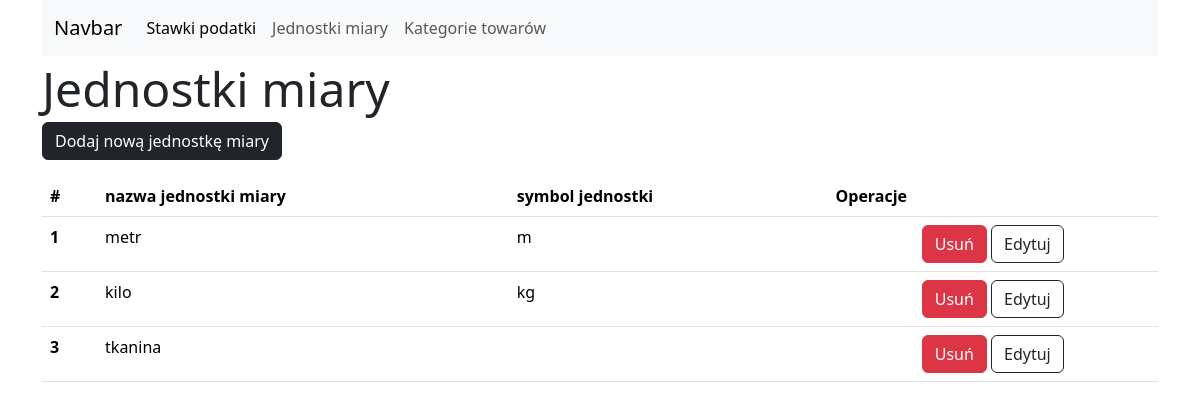
The app's page /units/list, older data.
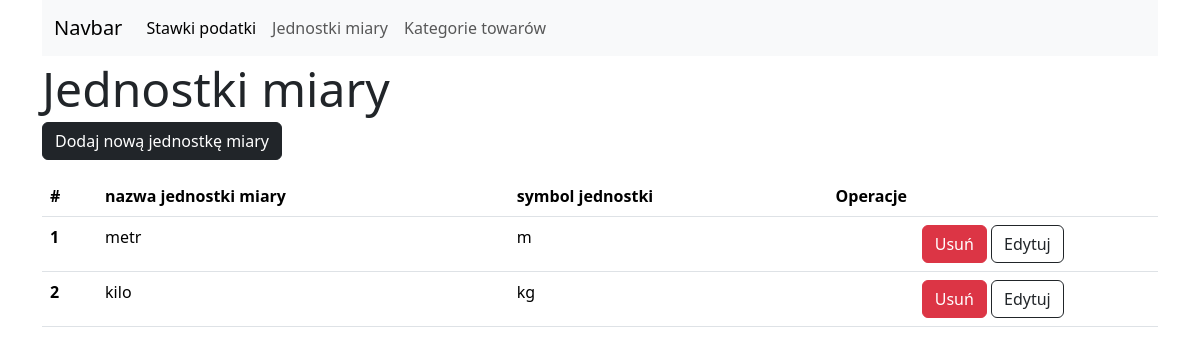
The same page, newer data.
### tables this page shows
CREATE TABLE measurement_units (
	id INTEGER NOT NULL, 
	name VARCHAR(35) NOT NULL, 
	unit_symbol VARCHAR(3) NOT NULL, 
	PRIMARY KEY (id)
);

### blueprints/units_bp.py (the view)
@units_blueprint.route('/units/list')
def list_tax_rates():
    request_params = request.args.to_dict()
    if request_params and request_params.get('mode') == 'remove':
        id_elem = request_params.get('id_elem')
        if id_elem:
            db.remove_unit(int(id_elem))
            return redirect('/units/list')
    list_data = db.show_all_units()
    return render_template('simple_forms/units.html', list_data=list_data, settings=settings, page_state='list')

### db_cms/db_cms_core.py (called while the page is built)
    def __show_all_elements(self, table):
        selected = select([table])
        with self.__engine__.connect() as conn:
            return conn.execute(selected).all()

    def show_all_units(self):
        return self.__show_all_elements(self.measurement_units)

### templates/simple_forms/units.html (shortened to what this page needs)
{% extends "simple_forms/base.html" %}
{% from 'bootstrap5/form.html' import render_field %}
{% block element_list %}
   {% if page_state == 'list': %}
        <a href="/units/new" class="btn btn-dark">{{settings['button_name']}}</a>
    {% endif %}
    {% if list_data: %}
        <table class="table my-3">
            <thead>
            <tr>
                <th scope="col">#</th>
                {% for column_title in settings['table_headers']: %}
                <th scope="col">{{column_title}}</th>
                {% endfor%}
                <th scope="col">Operacje</th>
            </tr>
            </thead>
            <tbody>
            {% for row in list_data: %}
            <tr>
                <th scope="row">{{loop.index}}</th>
                <td>{{row['name']}}</td>
                <td>{{row['unit_symbol']}}</td>
                <td class="text-center">
                    <button class="btn btn-danger remove-button" data-bs-toggle="modal" data-bs-target="#deleteElementModal"
                            data-id="{{row['id']}}"  data-name="{{row['name']}}">Usuń
                    </button>
                    <a class="btn border-1 border-dark" href="{{'/units/edit/' ~ row['id']}}">Edytuj</a>
                </td>
            </tr>
            {% endfor %}
            </tbody>
        </table>
    {% endif %}
{% endblock %}

Row changes from the older to the newer data that the page shows:
removed measurement_units: name "tkanina"
